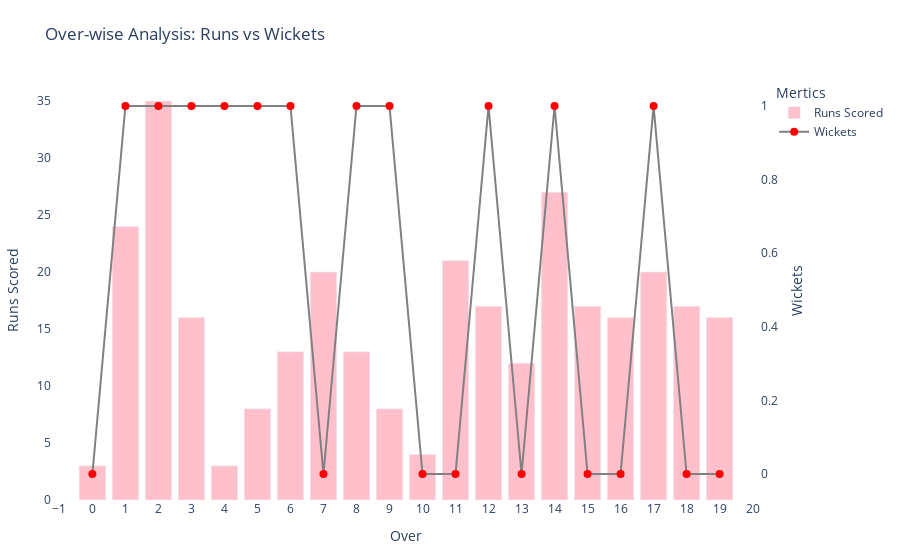

This figure's notebook cell:
### Code cell
fig = go.Figure()

fig.add_trace(go.Bar(
    x = overwise_analysis['over'],
    y = overwise_analysis['total_runs'],
    name = 'Runs Scored',
    marker_color = 'Pink',
    hovertemplate = 'Over %{x}<br>Runs: %{y}<extra></extra>'
))

fig.add_trace(go.Scatter(
    x = overwise_analysis['over'],
    y = overwise_analysis['wickets'],
    name = 'Wickets',
    mode = 'lines+markers',
    marker = dict(color = 'red',size=8),
    line= dict(width= 2, color = 'grey'),
    yaxis = 'y2',
    hovertemplate = 'over %{x}<br>wickets: %{y}<extra></extra>'
))

fig.update_layout(
    title = 'Over-wise Analysis: Runs vs Wickets',
    xaxis = dict(title = 'Over', tickmode = 'linear'),
    yaxis = dict(title ='Runs Scored'),
    yaxis2 = dict(title='Wickets',overlaying = 'y', side = 'right'),
    legend_title = 'Mertics',
    plot_bgcolor = 'rgba(0,0,0,0)',
    paper_bgcolor = 'white',
    margin = dict(l=40, r=40, t=80,b=60),
    hovermode = 'x unified')

fig.show()

### Figure 1 — Plotly figure (JSON) as saved in the notebook; plotly's stock layout.template omitted (floating-point values rounded to 4 significant figures)
{"data": [{"hovertemplate": "Over %{x}<br>Runs: %{y}<extra></extra>", "marker": {"color": "Pink"}, "name": "Runs Scored", "type": "bar", "x": [0, 1, 2, 3, 4, 5, 6, 7, 8, 9, 10, 11, 12, 13, 14, 15, 16, 17, 18, 19], "y": [3, 24, 35, 16, 3, 8, 13, 20, 13, 8, 4, 21, 17, 12, 27, 17, 16, 20, 17, 16]}, {"hovertemplate": "over %{x}<br>wickets: %{y}<extra></extra>", "line": {"color": "grey", "width": 2}, "marker": {"color": "red", "size": 8}, "mode": "lines+markers", "name": "Wickets", "type": "scatter", "x": [0, 1, 2, 3, 4, 5, 6, 7, 8, 9, 10, 11, 12, 13, 14, 15, 16, 17, 18, 19], "y": [0, 1, 1, 1, 1, 1, 1, 0, 1, 1, 0, 0, 1, 0, 1, 0, 0, 1, 0, 0], "yaxis": "y2"}], "layout": {"autosize": true, "hovermode": "x unified", "legend": {"title": {"text": "Mertics"}}, "margin": {"b": 60, "l": 40, "r": 40, "t": 80}, "paper_bgcolor": "white", "plot_bgcolor": "rgba(0, 0, 0, 0)", "title": {"text": "Over-wise Analysis: Runs vs Wickets"}, "xaxis": {"autorange": true, "range": [-1.188, 20.19], "tickmode": "linear", "title": {"text": "Over"}, "type": "linear"}, "yaxis": {"autorange": true, "range": [0, 36.84], "title": {"text": "Runs Scored"}, "type": "linear"}, "yaxis2": {"autorange": true, "overlaying": "y", "range": [-0.08511, 1.085], "side": "right", "title": {"text": "Wickets"}, "type": "linear"}}}
